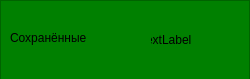
<?xml version="1.0" encoding="UTF-8"?>
<ui version="4.0">
 <class>ButtonChat</class>
 <widget class="QWidget" name="ButtonChat">
  <property name="geometry">
   <rect>
    <x>0</x>
    <y>0</y>
    <width>250</width>
    <height>79</height>
   </rect>
  </property>
  <property name="sizePolicy">
   <sizepolicy hsizetype="Ignored" vsizetype="Ignored">
    <horstretch>0</horstretch>
    <verstretch>0</verstretch>
   </sizepolicy>
  </property>
  <property name="maximumSize">
   <size>
    <width>250</width>
    <height>80</height>
   </size>
  </property>
  <property name="windowTitle">
   <string>Form</string>
  </property>
  <widget class="QFrame" name="frame">
   <property name="geometry">
    <rect>
     <x>0</x>
     <y>0</y>
     <width>250</width>
     <height>80</height>
    </rect>
   </property>
   <property name="maximumSize">
    <size>
     <width>250</width>
     <height>80</height>
    </size>
   </property>
   <property name="styleSheet">
    <string notr="true">background:green</string>
   </property>
   <property name="frameShape">
    <enum>QFrame::Shape::StyledPanel</enum>
   </property>
   <property name="frameShadow">
    <enum>QFrame::Shadow::Raised</enum>
   </property>
   <widget class="QLabel" name="label">
    <property name="geometry">
     <rect>
      <x>140</x>
      <y>30</y>
      <width>63</width>
      <height>20</height>
     </rect>
    </property>
    <property name="sizePolicy">
     <sizepolicy hsizetype="Ignored" vsizetype="Ignored">
      <horstretch>0</horstretch>
      <verstretch>0</verstretch>
     </sizepolicy>
    </property>
    <property name="styleSheet">
     <string notr="true">spread:pad;
 x1:0;
 y1:0;
 x2:0;
 y2:1; stop:0 rgba(0, 0, 0, 255); stop:0.33 rgba(0, 0, 0, 255); stop:0.34 rgba(255, 30, 30, 255); stop:0.66 rgba(255, 0, 0, 255); stop:0.67 rgba(255, 255, 0, 255); stop:1 rgba(255, 255, 0, 255);</string>
    </property>
    <property name="text">
     <string>TextLabel</string>
    </property>
   </widget>
   <widget class="QLabel" name="label_2">
    <property name="geometry">
     <rect>
      <x>10</x>
      <y>30</y>
      <width>141</width>
      <height>16</height>
     </rect>
    </property>
    <property name="text">
     <string>Сохранённые</string>
    </property>
   </widget>
  </widget>
 </widget>
 <resources/>
 <connections/>
</ui>
